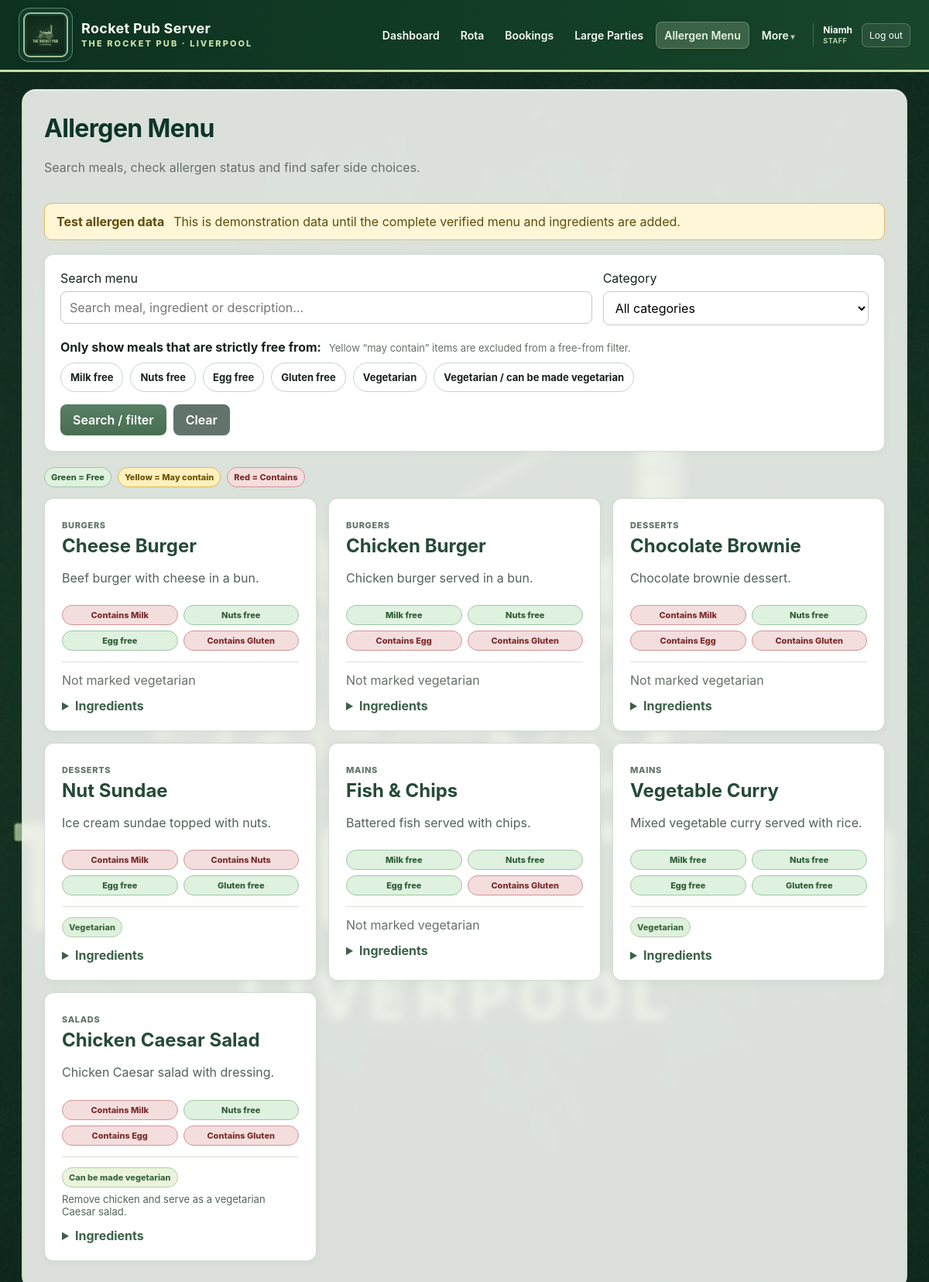
Screenshot of /allergens (signed in) with the database file from the repository.
### app/models.py (models this page shows, shortened)
class AppUser(db.Model):
    id = db.Column(db.Integer, primary_key=True)
    username = db.Column(
        db.String(80),
        nullable=False,
        unique=True,
        index=True,
    )
    password_hash = db.Column(db.String(255), nullable=False)
    role = db.Column(
        db.String(20),
        nullable=False,
        default="staff",
        index=True,
    )
    must_change_password = db.Column(
        db.Boolean,
        nullable=False,
        default=True,
    )
    email = db.Column(db.String(255), unique=True, index=True)
    pending_email = db.Column(db.String(255))
    email_verified = db.Column(db.Boolean, nullable=False, default=False)
    email_verification_code_hash = db.Column(db.String(255))
    email_verification_expires_at = db.Column(db.DateTime)
    password_reset_code_hash = db.Column(db.String(255))
    password_reset_expires_at = db.Column(db.DateTime)
    active = db.Column(db.Boolean, nullable=False, default=True)
    created_at = db.Column(db.DateTime, default=datetime.utcnow)
    last_login_at = db.Column(db.DateTime)
    @property
    def is_manager(self):
        return self.role in {"manager", "admin"}

class AllergenMenuItem(db.Model):
    id = db.Column(db.Integer, primary_key=True)
    name = db.Column(db.String(160), nullable=False, unique=True, index=True)
    category = db.Column(db.String(80), nullable=False, default="Main")
    description = db.Column(db.String(300))
    ingredients = db.Column(db.Text)
    milk_status = db.Column(db.String(20), nullable=False, default="free")
    nuts_status = db.Column(db.String(20), nullable=False, default="free")
    egg_status = db.Column(db.String(20), nullable=False, default="free")
    gluten_status = db.Column(db.String(20), nullable=False, default="free")
    contains_milk = db.Column(db.Boolean, nullable=False, default=False)
    contains_nuts = db.Column(db.Boolean, nullable=False, default=False)
    contains_egg = db.Column(db.Boolean, nullable=False, default=False)
    contains_gluten = db.Column(db.Boolean, nullable=False, default=False)
    vegetarian = db.Column(db.Boolean, nullable=False, default=False)
    can_make_vegetarian = db.Column(db.Boolean, nullable=False, default=False)
    vegetarian_changes = db.Column(db.String(300))
    active = db.Column(db.Boolean, nullable=False, default=True)
    created_at = db.Column(db.DateTime, default=datetime.utcnow)
    updated_at = db.Column(
        db.DateTime,
        default=datetime.utcnow,
        onupdate=datetime.utcnow,
    )
    allowed_side_links = db.relationship(
        "AllergenMealSide",
        foreign_keys="AllergenMealSide.meal_id",
        cascade="all, delete-orphan",
        lazy="select",
    )

### app/routes.py (the view, shortened to what this page needs)
@main.route("/allergens")
def allergen_menu():
    search = request.args.get("q", "").strip()
    category = request.args.get("category", "").strip()
    milk_free = request.args.get("milk_free") == "1"
    nut_free = request.args.get("nut_free") == "1"
    egg_free = request.args.get("egg_free") == "1"
    gluten_free = request.args.get("gluten_free") == "1"
    vegetarian = request.args.get("vegetarian") == "1"
    can_make_vegetarian = request.args.get("can_make_vegetarian") == "1"
    stmt = db.select(AllergenMenuItem).where(
        AllergenMenuItem.active.is_(True)
    )
    if category:
        stmt = stmt.where(AllergenMenuItem.category == category)
    if milk_free:
        stmt = stmt.where(AllergenMenuItem.milk_status == "free")
    if nut_free:
        stmt = stmt.where(AllergenMenuItem.nuts_status == "free")
    if egg_free:
        stmt = stmt.where(AllergenMenuItem.egg_status == "free")
    if gluten_free:
        stmt = stmt.where(AllergenMenuItem.gluten_status == "free")
    if vegetarian:
        stmt = stmt.where(AllergenMenuItem.vegetarian.is_(True))
    items = db.session.scalars(
        stmt.order_by(
            AllergenMenuItem.category,
            AllergenMenuItem.name,
        )
    ).all()
    categories = [
        "Main Meals",
        "Starters",
        "Sides",
        "Kids Meals",
        "Desserts",
    ]
    selected_allergens = []
    if milk_free:
        selected_allergens.append("milk_status")
    if nut_free:
        selected_allergens.append("nuts_status")
    if egg_free:
        selected_allergens.append("egg_status")
    if gluten_free:
        selected_allergens.append("gluten_status")
    side_options = {}
    safe_side_options = {}
    for item in items:
        if item.category != "Main Meals":
            continue
    return render_template(
        "allergen_menu.html",
        items=items,
        categories=categories,
        side_options=side_options,
        safe_side_options=safe_side_options,
        selected_allergens=selected_allergens,
        search=search,
        selected_category=category,
        filters={
            "milk_free": milk_free,
            "nut_free": nut_free,
            "egg_free": egg_free,
            "gluten_free": gluten_free,
            "vegetarian": vegetarian,
            "can_make_vegetarian": can_make_vegetarian,
        },
    )

### app/routes.py (called while the page is built, shortened)
def current_user():
    return getattr(g, "current_user", None)

@main.app_context_processor
def inject_current_user():
    user = current_user()
    request_count = 0
    return {
        "current_user": user,
        "manager_request_count": request_count,
    }

### app/templates/allergen_menu.html (shortened to what this page needs)
{% extends "base.html" %}
{% macro allergen_badge(label, status) %}
    {% if status == "free" %}
        <span class="allergen-badge allergen-free">{{ label }} free</span>
    {% elif status == "contains" %}
        <span class="allergen-badge allergen-contains">Contains {{ label }}</span>
    {% else %}
        <span class="allergen-badge allergen-may">May contain {{ label }}</span>
    {% endif %}
{% endmacro %}
{% block content %}
<div class="page-heading">
    <div>
        <h1>Allergen Menu</h1>
        <p>Search meals, check allergen status and find safer side choices.</p>
    </div>
</div>
<div class="allergen-warning">
    <strong>Test allergen data</strong>
    <span>
        This is demonstration data until the complete verified menu and
        ingredients are added.
    </span>
</div>
<form method="get" class="card allergen-search-panel">
    <div class="allergen-search-top">
        <label>
            Search menu
            <input type="search" name="q" value="{{ search }}"
                   placeholder="Search meal, ingredient or description…">
        </label>
        <label>
            Category
            <select name="category">
                <option value="">All categories</option>
            </select>
        </label>
    </div>
    <div class="allergen-filter-heading">
        <strong>Only show meals that are strictly free from:</strong>
        <span class="field-note">
            Yellow “may contain” items are excluded from a free-from filter.
        </span>
    </div>
    <div class="allergen-filter-grid">
        {% for field, text, checked in [
            ("milk_free", "Milk", filters.milk_free),
            ("nut_free", "Nuts", filters.nut_free),
            ("egg_free", "Egg", filters.egg_free),
            ("gluten_free", "Gluten", filters.gluten_free)
        ] %}
        <label class="filter-toggle">
            <span>{{ text }} free</span>
        </label>
        {% endfor %}
        <label class="filter-toggle vegetarian-toggle">
            <span>Vegetarian</span>
        </label>
        <label class="filter-toggle vegetarian-toggle">
            <span>Vegetarian / can be made vegetarian</span>
        </label>
    </div>
    <div class="allergen-search-actions">
        <button class="button" type="submit">Search / filter</button>
        <a class="button secondary" href="{{ url_for('main.allergen_menu') }}">
            Clear
        </a>
    </div>
</form>
<div class="allergen-key">
    <span class="allergen-badge allergen-free">Green = Free</span>
    <span class="allergen-badge allergen-may">Yellow = May contain</span>
    <span class="allergen-badge allergen-contains">Red = Contains</span>
</div>
<div class="allergen-menu-grid">
{% for item in items %}
    <article class="card allergen-item-card">
        <div class="allergen-item-top">
            <div>
                <span class="allergen-category">{{ item.category }}</span>
                <h2>{{ item.name }}</h2>
            </div>
        </div>
        {% if item.description %}
            <p class="allergen-description">{{ item.description }}</p>
        {% endif %}
        <div class="allergen-badges allergen-four-grid">
            {{ allergen_badge("Milk", item.milk_status) }}
            {{ allergen_badge("Nuts", item.nuts_status) }}
            {{ allergen_badge("Egg", item.egg_status) }}
            {{ allergen_badge("Gluten", item.gluten_status) }}
        </div>
        <div class="vegetarian-status">
            {% if item.vegetarian %}
                <span class="veg-pill">Vegetarian</span>
            {% elif item.can_make_vegetarian %}
                <span class="veg-pill adaptable">Can be made vegetarian</span>
                {% if item.vegetarian_changes %}
                    <p>{{ item.vegetarian_changes }}</p>
                {% endif %}
            {% else %}
                <span class="muted">Not marked vegetarian</span>
            {% endif %}
        </div>
        {% if item.ingredients %}
            <details class="ingredient-details">
                <summary>Ingredients</summary>
            </details>
        {% endif %}
    </article>
{% else %}
    <div class="card empty-allergen-result">
        <strong>No matching meals</strong>
        <p class="muted">Try removing a filter.</p>
    </div>
{% endfor %}
</div>
{% endblock %}

### app/templates/base.html (shortened to what this page needs)
<!doctype html>
<html lang="en">
<head>
    <link rel="stylesheet"
          href="{{ url_for('static', filename='css/style.css') }}">
</head>
<body>
<header class="topbar">
    <a class="brand"
       href="{{ url_for('main.dashboard') }}"
       aria-label="Rocket Pub Server dashboard">
        <span class="brand-logo-frame">
            <img src="{{ url_for('static', filename='images/rocket-pub-header-logo.png') }}"
                 alt="The Rocket Pub Liverpool logo">
        </span>
        <span class="brand-copy">
            <strong>Rocket Pub Server</strong>
            <small>The Rocket Pub · Liverpool</small>
        </span>
    </a>
    {% if current_user %}
    <nav class="main-nav">
        <a class="{% if request.endpoint == 'main.dashboard' %}active{% endif %}"
           href="{{ url_for('main.dashboard') }}">Dashboard</a>
        <a class="{% if request.endpoint and request.endpoint.startswith('main.rota') %}active{% endif %}"
           href="{{ url_for('main.rota_home') }}">Rota</a>
        <a class="{% if request.endpoint in ['main.bookings', 'main.new_booking', 'main.edit_booking'] %}active{% endif %}"
           href="{{ url_for('main.bookings') }}">Bookings</a>
        <a class="{% if request.endpoint in ['main.large_parties', 'main.new_large_party', 'main.edit_large_party'] %}active{% endif %}"
           href="{{ url_for('main.large_parties') }}">Large Parties</a>
        <a class="{% if request.endpoint in ['main.allergen_menu', 'main.allergen_new', 'main.allergen_edit'] %}active{% endif %}"
           href="{{ url_for('main.allergen_menu') }}">Allergen Menu</a>
        <details class="nav-menu" data-exclusive-nav>
            <summary>More</summary>
        </details>
        <div class="account-menu">
            <span>
                {{ current_user.username }}
                <small>{{ current_user.role|title }}</small>
            </span>
<form method="post" action="{{ url_for('main.logout') }}">
                <button type="submit" class="topbar-logout">Log out</button>
            </form>
        </div>
    </nav>
    {% endif %}
</header>
<main class="container">
    {% block content %}{% endblock %}
</main>
</body>
</html>

### rows the page displays
AppUser: username "Niamh", role "STAFF"
AllergenMenuItem: category "BURGERS", name "Cheese Burger", description "Beef burger with cheese in a bun.", label "Milk Gluten", label "Nuts Egg", vegetarian "Not marked vegetarian"
AllergenMenuItem: category "BURGERS", name "Chicken Burger", description "Chicken burger served in a bun.", label "Milk Nuts", label "Egg Gluten", vegetarian "Not marked vegetarian"
AllergenMenuItem: category "DESSERTS", name "Chocolate Brownie", description "Chocolate brownie dessert.", label "Milk Egg Gluten", label "Nuts", vegetarian "Not marked vegetarian"
AllergenMenuItem: category "DESSERTS", name "Nut Sundae", description "Ice cream sundae topped with nuts.", label "Milk Nuts", label "Egg Gluten", vegetarian "Vegetarian"
AllergenMenuItem: category "MAINS", name "Fish & Chips", description "Battered fish served with chips.", label "Milk Nuts Egg", label "Gluten", vegetarian "Not marked vegetarian"
AllergenMenuItem: category "MAINS", name "Vegetable Curry", description "Mixed vegetable curry served with rice.", label "Milk Nuts Egg Gluten", vegetarian "Vegetarian"
AllergenMenuItem: category "SALADS", name "Chicken Caesar Salad", description "Chicken Caesar salad with dressing.", label "Milk Egg Gluten", label "Nuts", vegetarian_changes "Remove chicken and serve as a vegetarian Caesar salad."

### other values shown
{{ text }} "Milk" "Nuts" "Egg" "Gluten"
